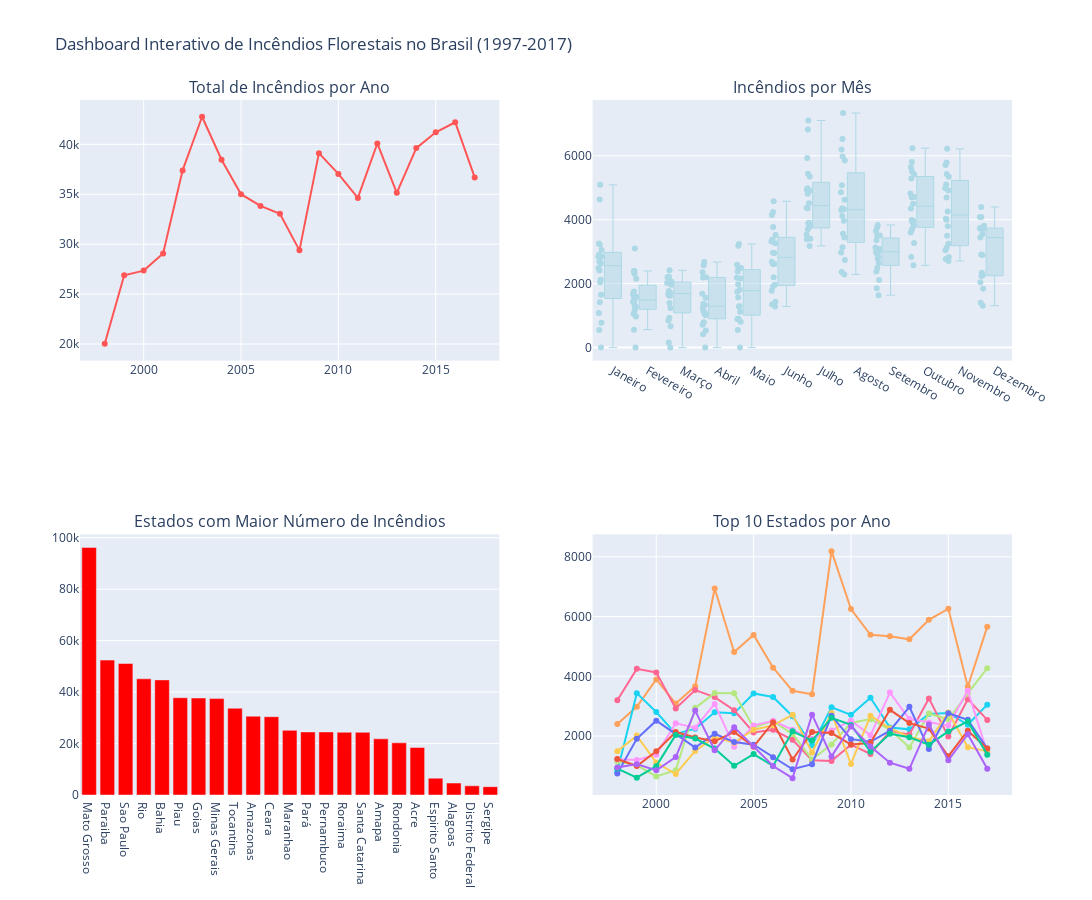

Here is the notebook cell this chart was saved with:
### Code cell
import pandas as pd
import plotly.graph_objects as go
from plotly.subplots import make_subplots
import plotly.express as px

# ---------------------- Lendo dados ----------------------
Base_Dados = pd.read_csv('Dados_Indendio.csv', encoding='latin-1')

# ---------------------- Preparando dados ----------------------
# Gráfico 1: Total de incêndios por ano
Analise = Base_Dados.groupby('year')['number'].sum().reset_index()

# Gráfico 2: Incêndios por mês
Analise_02 = Base_Dados.groupby(['year','month'])['number'].sum().reset_index()
meses_ordenados = ['Janeiro','Fevereiro','Março','Abril','Maio','Junho',
                   'Julho','Agosto','Setembro','Outubro','Novembro','Dezembro']
Analise_02['month'] = pd.Categorical(Analise_02['month'], categories=meses_ordenados, ordered=True)

# Gráfico 3: Estados com mais incêndios
Analise_03 = Base_Dados.groupby('state')['number'].sum().reset_index().sort_values('number', ascending=False)
top10_estados = Analise_03['state'].head(10).values

# Gráfico 5: Mapa geográfico
lat = [-8.77, -9.71, 1.41, -3.07, -12.96, -3.71, -15.83, -19.19, -16.64, -2.55,
       -12.64, -18.10, -7.06, -5.53, -8.28, -8.28, -22.84, -11.22, 1.89, -27.33,
       -23.55, -10.90, -10.25]
lon = [-70.55, -35.73, -51.77, -61.66, -38.51, -38.54, -47.86, -40.34, -49.31, -44.30,
       -55.42, -44.38, -35.55, -52.29, -35.07, -43.68, -43.15, -62.80, -61.22, -49.44,
       -46.64, -37.07, -48.25]
Analise_Geografica = pd.DataFrame({'state': Analise_03['state'], 'Latitude':lat, 'Longitude':lon, 'Incêndios':Analise_03['number']})

# ---------------------- Criando dashboard interativo ----------------------
fig = make_subplots(
    rows=2, cols=2,
    column_widths=[0.5,0.5],
    row_heights=[0.4,0.4],
    specs=[[{"type":"xy"}, {"type":"xy"}],
           [{"type":"xy"}, {"type":"xy"}]],
    subplot_titles=("Total de Incêndios por Ano",
                    "Incêndios por Mês",
                    "Estados com Maior Número de Incêndios",
                    "Top 10 Estados por Ano")
)

# --- Gráfico 1 ---
fig.add_trace(
    go.Scatter(
        x=Analise['year'],
        y=Analise['number'],
        mode='lines+markers',
        name='Total Anual',
        line=dict(color='#FF5555'),
        showlegend=False   # <<< remove filtro desse gráfico
    ),
    row=1, col=1
)


# --- Gráfico 2 ---
for mes in meses_ordenados:
    dados_mes = Analise_02[Analise_02['month']==mes]
    fig.add_trace(
        go.Box(
            y=dados_mes['number'],
            name=mes,
            boxpoints='all',
            marker_color='lightblue',
            line=dict(width=1),
            showlegend=False   # <<< remove filtro desse gráfico
        ),
        row=1, col=2
    )



# --- Gráfico 3 ---
fig.add_trace(
    go.Bar(
        x=Analise_03['state'],
        y=Analise_03['number'],
        marker_color='red',
        showlegend=False   # <<< remove filtro desse gráfico
    ),
    row=2, col=1
)


# --- Gráfico 4 ---
for estado in top10_estados:
    dados_estado = Base_Dados[Base_Dados['state']==estado].groupby('year')['number'].sum().reset_index()
    fig.add_trace(
        go.Scatter(
            x=dados_estado['year'],
            y=dados_estado['number'],
            mode='lines+markers',
            name=estado,
            showlegend=False   # <<< remove filtro desse gráfico
        ),
        row=2, col=2
    )


# --- Layout geral ajustado ---
fig.update_layout(
    height=900,  # aumentei para caber as legendas
    width=1150,
    title_text="Dashboard Interativo de Incêndios Florestais no Brasil (1997-2017)",
    showlegend=True
)

# --- Posicionando legendas abaixo de cada gráfico ---
fig.update_layout(
    legend=dict(
        orientation="h",   # horizontal
        yanchor="top",
        xanchor="center"
    )
)

# Legenda Gráfico 1 (row=1,col=1)
fig.update_layout(
    legend=dict(
        orientation="h",
        x=0.20,   # posição horizontal
        y=0.45    # posição vertical logo abaixo do subplot
    )
)

# Legenda Gráfico 2 (row=1,col=2)

# Legenda Gráfico 4 (row=2,col=2)

# Exibindo os 4 primeiros gráficos
fig.show()

# --- Gráfico 5: Mapa geográfico interativo (ocupando toda largura) ---
fig_mapa = px.density_mapbox(
    Analise_Geografica,
    lat='Latitude',
    lon='Longitude',
    z='Incêndios',
    radius=30,
    center=dict(lat=-12.700, lon=-40.5555),
    zoom=3,
    mapbox_style='open-street-map',
    title='Mapa Geográfico dos Incêndios no Brasil'
)
fig_mapa.update_layout(height=500, width=1150)
fig_mapa.show()

### Figure 1 — Plotly figure (JSON) as saved in the notebook; plotly's stock layout.template omitted (floating-point values rounded to 4 significant figures)
{"data": [{"line": {"color": "#FF5555"}, "mode": "lines+markers", "name": "Total Anual", "showlegend": false, "type": "scatter", "x": [1998, 1999, 2000, 2001, 2002, 2003, 2004, 2005, 2006, 2007, 2008, 2009, 2010, 2011, 2012, 2013, 2014, 2015, 2016, 2017], "xaxis": "x", "y": [20010.0, 26880.0, 27350.0, 29070.0, 37390.0, 42760.0, 38450.0, 35000.0, 33830.0, 33040.0, 29380.0, 39120.0, 37040.0, 34630.0, 40080.0, 35150.0, 39620.0, 41210.0, 42210.0, 36690.0], "yaxis": "y"}, {"boxpoints": "all", "line": {"width": 1}, "marker": {"color": "lightblue"}, "name": "Janeiro", "showlegend": false, "type": "box", "xaxis": "x2", "y": [0.0, 1081.0, 778.0, 547.0, 1654.0, 5091.0, 2705.0, 3224.0, 3255.0, 3055.0, 2125.0, 2848.0, 2851.0, 1416.0, 2491.0, 2045.0, 2633.0, 4635.0, 2906.0, 2408.0], "yaxis": "y2"}, {"boxpoints": "all", "line": {"width": 1}, "marker": {"color": "lightblue"}, "name": "Fevereiro", "showlegend": false, "type": "box", "xaxis": "x2", "y": [0.0, 1284.0, 561.0, 1059.0, 1570.0, 2398.0, 1255.0, 2153.0, 1666.0, 1751.0, 1275.0, 1140.0, 2386.0, 973.0, 1436.0, 1587.0, 1547.0, 2309.0, 3098.0, 1400.0], "yaxis": "y2"}, {"boxpoints": "all", "line": {"width": 1}, "marker": {"color": "lightblue"}, "name": "Março", "showlegend": false, "type": "box", "xaxis": "x2", "y": [0.0, 667.0, 848.0, 161.1, 1679.0, 1619.0, 2040.0, 1706.0, 1774.0, 2136.0, 1239.0, 1392.0, 2417.0, 937.0, 2058.0, 1969.0, 2224.0, 2202.0, 1632.0, 2017.0], "yaxis": "y2"}, {"boxpoints": "all", "line": {"width": 1}, "marker": {"color": "lightblue"}, "name": "Abril", "showlegend": false, "type": "box", "xaxis": "x2", "y": [0.0, 717.0, 537.0, 1081.0, 1682.0, 2677.0, 1335.0, 1011.0, 792.0, 415.0, 1253.0, 1078.0, 2200.0, 1152.0, 2193.0, 1372.0, 2358.0, 2573.0, 2204.0, 1559.0], "yaxis": "y2"}, {"boxpoints": "all", "line": {"width": 1}, "marker": {"color": "lightblue"}, "name": "Maio", "showlegend": false, "type": "box", "xaxis": "x2", "y": [0.0, 1812.0, 904.2, 898.2, 1293.0, 1747.0, 1124.0, 1571.0, 808.0, 1286.0, 553.0, 2593.0, 2185.0, 1985.0, 3240.0, 2165.0, 3189.0, 2384.0, 2488.0, 2506.0], "yaxis": "y2"}, {"boxpoints": "all", "line": {"width": 1}, "marker": {"color": "lightblue"}, "name": "Junho", "showlegend": false, "type": "box", "xaxis": "x2", "y": [1352.0, 1433.0, 1921.0, 1775.0, 2969.0, 2197.0, 3381.0, 3519.0, 1968.0, 2618.0, 1287.0, 2962.0, 2618.0, 4578.0, 4241.0, 2686.0, 3319.0, 3261.0, 3777.0, 4148.0], "yaxis": "y2"}, {"boxpoints": "all", "line": {"width": 1}, "marker": {"color": "lightblue"}, "name": "Julho", "showlegend": false, "type": "box", "xaxis": "x2", "y": [4358.0, 3538.0, 3402.0, 4937.0, 6826.0, 3703.0, 3888.0, 4904.0, 3783.0, 4816.0, 3391.0, 4988.0, 5356.0, 5441.0, 4512.0, 3180.0, 3904.0, 4364.0, 7105.0, 5930.0], "yaxis": "y2"}, {"boxpoints": "all", "line": {"width": 1}, "marker": {"color": "lightblue"}, "name": "Agosto", "showlegend": false, "type": "box", "xaxis": "x2", "y": [3965.0, 3564.0, 6525.0, 5081.0, 4328.0, 4301.0, 2974.0, 4625.0, 7338.0, 3447.0, 5976.0, 6193.0, 2367.0, 2289.0, 4861.0, 5856.0, 2738.0, 4363.0, 3137.0, 4120.0], "yaxis": "y2"}, {"boxpoints": "all", "line": {"width": 1}, "marker": {"color": "lightblue"}, "name": "Setembro", "showlegend": false, "type": "box", "xaxis": "x2", "y": [3013.0, 3754.0, 2380.0, 2650.0, 2845.0, 3505.0, 3836.0, 1641.0, 3506.0, 3644.0, 2944.0, 1857.0, 2112.0, 3355.0, 3071.0, 2980.0, 3131.0, 2495.0, 3081.0, 2779.0], "yaxis": "y2"}, {"boxpoints": "all", "line": {"width": 1}, "marker": {"color": "lightblue"}, "name": "Outubro", "showlegend": false, "type": "box", "xaxis": "x2", "y": [2573.0, 3270.0, 5414.0, 5290.0, 4823.0, 5644.0, 5807.0, 3821.0, 4710.0, 3925.0, 3969.0, 6240.0, 3996.0, 4700.0, 2835.0, 3702.0, 5513.0, 4500.0, 4351.0, 3600.0], "yaxis": "y2"}, {"boxpoints": "all", "line": {"width": 1}, "marker": {"color": "lightblue"}, "name": "Novembro", "showlegend": false, "type": "box", "xaxis": "x2", "y": [2710.0, 3495.0, 2772.0, 3248.0, 3997.0, 5794.0, 5709.0, 4987.0, 2831.0, 3044.0, 3126.0, 4913.0, 5104.0, 4261.0, 5428.0, 3796.0, 5348.0, 4035.0, 4692.0, 6217.0], "yaxis": "y2"}, {"boxpoints": "all", "line": {"width": 1}, "marker": {"color": "lightblue"}, "name": "Dezembro", "showlegend": false, "type": "box", "xaxis": "x2", "y": [2043.0, 2267.0, 1309.0, 2345.0, 3725.0, 4084.0, 4399.0, 1844.0, 1401.0, 2899.0, 2242.0, 2914.0, 3444.0, 3546.0, 3718.0, 3808.0, 3717.0, 4089.0, 3741.0], "yaxis": "y2"}, {"marker": {"color": "red"}, "showlegend": false, "type": "bar", "x": ["Mato Grosso", "Paraiba", "Sao Paulo", "Rio", "Bahia", "Piau", "Goias", "Minas Gerais", "Tocantins", "Amazonas", "Ceara", "Maranhao", "Pará", "Pernambuco", "Roraima", "Santa Catarina", "Amapa", "Rondonia", "Acre", "Espirito Santo", "Alagoas", "Distrito Federal", "Sergipe"], "xaxis": "x3", "y": [96250.0, 52440.0, 51120.0, 45160.0, 44750.0, 37800.0, 37700.0, 37480.0, 33710.0, 30650.0, 30430.0, 25130.0, 24510.0, 24500.0, 24390.0, 24360.0, 21830.0, 20290.0, 18460.0, 6546.0, 4644.0, 3561.0, 3237.0], "yaxis": "y3"}, {"mode": "lines+markers", "name": "Mato Grosso", "showlegend": false, "type": "scatter", "x": [1998, 1999, 2000, 2001, 2002, 2003, 2004, 2005, 2006, 2007, 2008, 2009, 2010, 2011, 2012, 2013, 2014, 2015, 2016, 2017], "xaxis": "x4", "y": [2401.0, 2979.0, 3897.0, 3088.0, 3666.0, 6940.0, 4811.0, 5387.0, 4286.0, 3516.0, 3400.0, 8189.0, 6252.0, 5388.0, 5341.0, 5238.0, 5891.0, 6261.0, 3653.0, 5661.0], "yaxis": "y4"}, {"mode": "lines+markers", "name": "Paraiba", "showlegend": false, "type": "scatter", "x": [1998, 1999, 2000, 2001, 2002, 2003, 2004, 2005, 2006, 2007, 2008, 2009, 2010, 2011, 2012, 2013, 2014, 2015, 2016, 2017], "xaxis": "x4", "y": [816.0, 3437.0, 2804.0, 2073.0, 2249.0, 2797.0, 2761.0, 3427.0, 3308.0, 2665.0, 1689.0, 2963.0, 2711.0, 3280.0, 2285.0, 2225.0, 2742.0, 2773.0, 2379.0, 3053.0], "yaxis": "y4"}, {"mode": "lines+markers", "name": "Sao Paulo", "showlegend": false, "type": "scatter", "x": [1998, 1999, 2000, 2001, 2002, 2003, 2004, 2005, 2006, 2007, 2008, 2009, 2010, 2011, 2012, 2013, 2014, 2015, 2016, 2017], "xaxis": "x4", "y": [3196.0, 4249.0, 4128.0, 2926.0, 3539.0, 3306.0, 2864.0, 2123.0, 2209.0, 1877.0, 1193.0, 1165.0, 1711.0, 1400.0, 2159.0, 2055.0, 3260.0, 1984.0, 3235.0, 2541.0], "yaxis": "y4"}, {"mode": "lines+markers", "name": "Rio", "showlegend": false, "type": "scatter", "x": [1998, 1999, 2000, 2001, 2002, 2003, 2004, 2005, 2006, 2007, 2008, 2009, 2010, 2011, 2012, 2013, 2014, 2015, 2016, 2017], "xaxis": "x4", "y": [1149.0, 1030.0, 650.0, 857.0, 2945.0, 3438.0, 3437.0, 2297.0, 2501.0, 2067.0, 1217.0, 1722.0, 2437.0, 2567.0, 2219.0, 1617.0, 2757.0, 2553.0, 3429.0, 4271.0], "yaxis": "y4"}, {"mode": "lines+markers", "name": "Bahia", "showlegend": false, "type": "scatter", "x": [1998, 1999, 2000, 2001, 2002, 2003, 2004, 2005, 2006, 2007, 2008, 2009, 2010, 2011, 2012, 2013, 2014, 2015, 2016, 2017], "xaxis": "x4", "y": [1225.0, 1198.0, 1379.0, 2428.0, 2281.0, 3076.0, 1644.0, 2358.0, 2509.0, 2210.0, 1913.0, 2185.0, 2515.0, 2025.0, 3455.0, 2572.0, 2457.0, 2355.0, 3520.0, 1442.0], "yaxis": "y4"}, {"mode": "lines+markers", "name": "Piau", "showlegend": false, "type": "scatter", "x": [1998, 1999, 2000, 2001, 2002, 2003, 2004, 2005, 2006, 2007, 2008, 2009, 2010, 2011, 2012, 2013, 2014, 2015, 2016, 2017], "xaxis": "x4", "y": [1494.0, 2015.0, 1112.0, 730.8, 1504.0, 1964.0, 1778.0, 2211.0, 2358.0, 2714.0, 1451.0, 2769.0, 1068.0, 2679.0, 2262.0, 1965.0, 1826.0, 2789.0, 1627.0, 1488.0], "yaxis": "y4"}, {"mode": "lines+markers", "name": "Goias", "showlegend": false, "type": "scatter", "x": [1998, 1999, 2000, 2001, 2002, 2003, 2004, 2005, 2006, 2007, 2008, 2009, 2010, 2011, 2012, 2013, 2014, 2015, 2016, 2017], "xaxis": "x4", "y": [750.1, 1910.0, 2516.0, 2066.0, 1619.0, 2079.0, 1799.0, 1709.0, 1294.0, 888.3, 1059.0, 2682.0, 1897.0, 1809.0, 2182.0, 2979.0, 1570.0, 2762.0, 2543.0, 1581.0], "yaxis": "y4"}, {"mode": "lines+markers", "name": "Minas Gerais", "showlegend": false, "type": "scatter", "x": [1998, 1999, 2000, 2001, 2002, 2003, 2004, 2005, 2006, 2007, 2008, 2009, 2010, 2011, 2012, 2013, 2014, 2015, 2016, 2017], "xaxis": "x4", "y": [1233.0, 997.2, 1493.0, 2139.0, 1950.0, 1824.0, 2141.0, 1647.0, 2464.0, 1214.0, 2138.0, 2099.0, 1716.0, 1767.0, 2879.0, 2434.0, 2250.0, 1326.0, 2182.0, 1582.0], "yaxis": "y4"}, {"mode": "lines+markers", "name": "Tocantins", "showlegend": false, "type": "scatter", "x": [1998, 1999, 2000, 2001, 2002, 2003, 2004, 2005, 2006, 2007, 2008, 2009, 2010, 2011, 2012, 2013, 2014, 2015, 2016, 2017], "xaxis": "x4", "y": [912.6, 608.1, 993.6, 2039.0, 1919.0, 1582.0, 1003.0, 1398.0, 1002.0, 2160.0, 1849.0, 2611.0, 2375.0, 1478.0, 2076.0, 1961.0, 1712.0, 2157.0, 2491.0, 1379.0], "yaxis": "y4"}, {"mode": "lines+markers", "name": "Amazonas", "showlegend": false, "type": "scatter", "x": [1998, 1999, 2000, 2001, 2002, 2003, 2004, 2005, 2006, 2007, 2008, 2009, 2010, 2011, 2012, 2013, 2014, 2015, 2016, 2017], "xaxis": "x4", "y": [946.0, 1061.0, 853.0, 1297.0, 2852.0, 1524.0, 2298.0, 1657.0, 997.6, 589.6, 2717.0, 1321.0, 2325.0, 1653.0, 1111.0, 905.2, 2386.0, 1190.0, 2061.0, 906.9], "yaxis": "y4"}], "layout": {"annotations": [{"font": {"size": 16}, "showarrow": false, "text": "Total de Incêndios por Ano", "x": 0.225, "xanchor": "center", "xref": "paper", "y": 1, "yanchor": "bottom", "yref": "paper"}, {"font": {"size": 16}, "showarrow": false, "text": "Incêndios por Mês", "x": 0.775, "xanchor": "center", "xref": "paper", "y": 1, "yanchor": "bottom", "yref": "paper"}, {"font": {"size": 16}, "showarrow": false, "text": "Estados com Maior Número de Incêndios", "x": 0.225, "xanchor": "center", "xref": "paper", "y": 0.375, "yanchor": "bottom", "yref": "paper"}, {"font": {"size": 16}, "showarrow": false, "text": "Top 10 Estados por Ano", "x": 0.775, "xanchor": "center", "xref": "paper", "y": 0.375, "yanchor": "bottom", "yref": "paper"}], "height": 900, "legend": {"orientation": "h", "x": 0.2, "xanchor": "center", "y": 0.45, "yanchor": "top"}, "showlegend": true, "title": {"text": "Dashboard Interativo de Incêndios Florestais no Brasil (1997-2017)"}, "width": 1150, "xaxis": {"anchor": "y", "domain": [0, 0.45]}, "xaxis2": {"anchor": "y2", "domain": [0.55, 1]}, "xaxis3": {"anchor": "y3", "domain": [0, 0.45]}, "xaxis4": {"anchor": "y4", "domain": [0.55, 1]}, "yaxis": {"anchor": "x", "domain": [0.625, 1]}, "yaxis2": {"anchor": "x2", "domain": [0.625, 1]}, "yaxis3": {"anchor": "x3", "domain": [0, 0.375]}, "yaxis4": {"anchor": "x4", "domain": [0, 0.375]}}}
